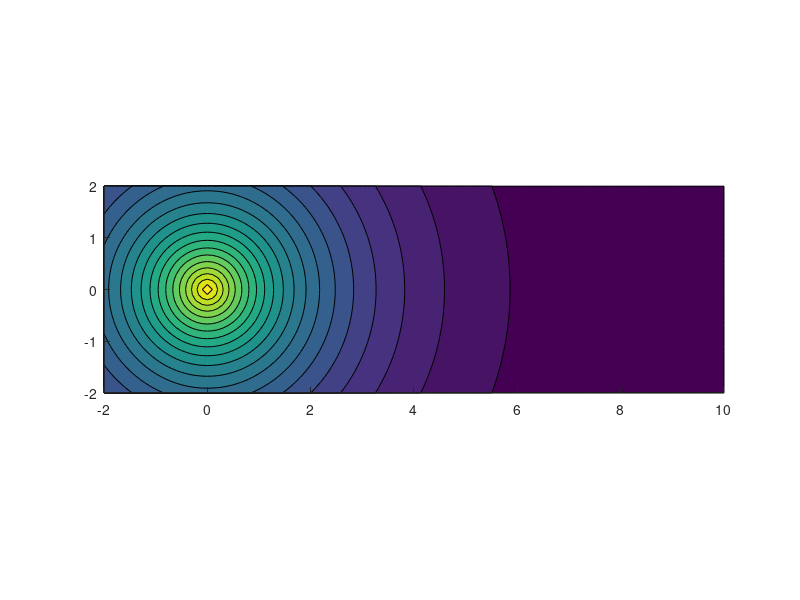

The MATLAB script that drew this image: (Note: this script raises an error after producing the figure.)
function sunbeam()

%Speed of light in the atmosphere
c = 1;                   % speed of light in space
cEarth = 0.6*c;          % speed of light in air near the Earth's surface (exaggerated!)
rEarth = 1;              % Radius of the earth measured in radii of the earth
rAtmosphere = 2*rEarth;  % size of the atmosphere
lightSpeed = @(r) c - (c-cEarth)*exp(-(r-rEarth)/rAtmosphere);

%Prepare figure
figure
xmin = -2; xmax = 10; ymin = -2; ymax = 2;
axis([xmin,xmax,ymin,ymax],'equal')
hold on

%Show earth and intensity of the atmosphere
[xGrid,yGrid] = meshgrid( xmin:0.1:xmax, ymin:0.1:ymax );
intensity = 1-lightSpeed( sqrt(xGrid.^2+yGrid.^2) );
contourf(xGrid, yGrid, intensity, 20, 'EdgeColor', 'None'); colormap Bone
rectangle('Position', [-1,-1,2,2], 'Curvature', [1,1], 'FaceColor', 'b' ) %the earth

%Position on the earth with respect to the sun
%On subsolar point phi=0
phi = pi/3;

%Initial (straight) path with N-1 segments
N = 50;
x = linspace(cos(phi),xmax,N);
y0 = linspace(sin(phi),0,N);
dx = x(2)-x(1);

%Now we will minimize the total time (defined at the end)
Yvar = y0(2:end-1); %The first and last points are fixed and should not vary
Yvar = fminunc(@totalTime, Yvar);
y = [y0(1), Yvar, y0(end)];
y(end) = y(end-1); %Dit is wat ik zelf toevoegde!!

%Plot path of light
plot(x,y,'.-y')
hold on;

    function T = totalTime(Yvar)
        y = [y0(1), Yvar, y0(end)]; % add the ends so we obtain the full path
        dy = diff(y);
        r = sqrt(x.^2+y.^2);
        v = lightSpeed(r);
        vSegments = (v(1:end-1) + v(2:end))/2;
        T = sum( sqrt(dx^2+dy.^2) ./ vSegments );
    end
end
